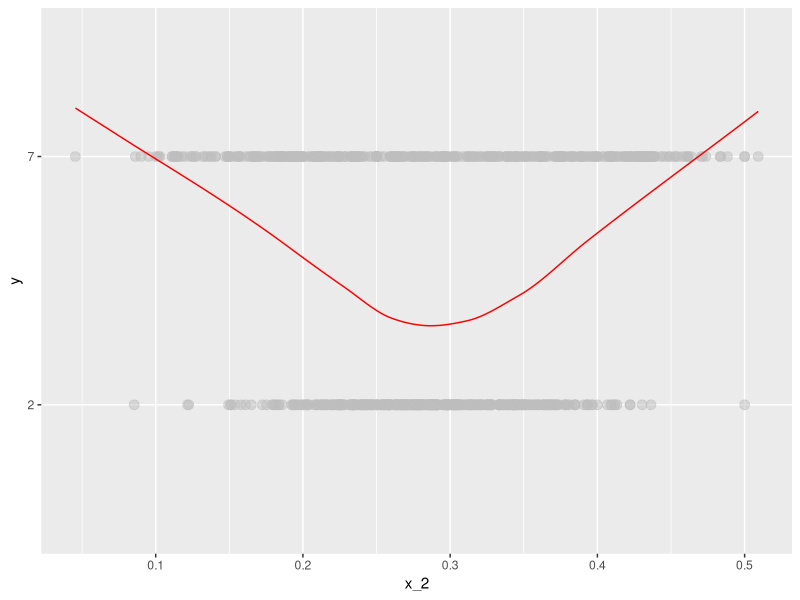

This chart was generated by the following R code:
library(dslabs)
library(tidyverse)
library(broom)
data("mnist_27")
mnist_27$train %>% glm(y ~ x_2, family = "binomial", data = .) %>% tidy()

#Below my own code
span <- 0.65 #length(dat$day) #about 2 months span
fit <- loess(as.numeric(y) ~ x_2, degree=1, span = span, data=mnist_27$train)
mnist_27$train %>% mutate(smooth = fit$fitted) %>%
  ggplot(aes(x_2, y)) +
  geom_point(size = 3, alpha = .5, color = "grey") +
  geom_line(aes(x_2, smooth), color="red")

#Below curve from exercise
# mnist_27$train %>% 
#   mutate(y = ifelse(y=="7", 1, 0)) %>%
#   ggplot(aes(x_2, y)) + 
#   geom_smooth(method = "loess")
